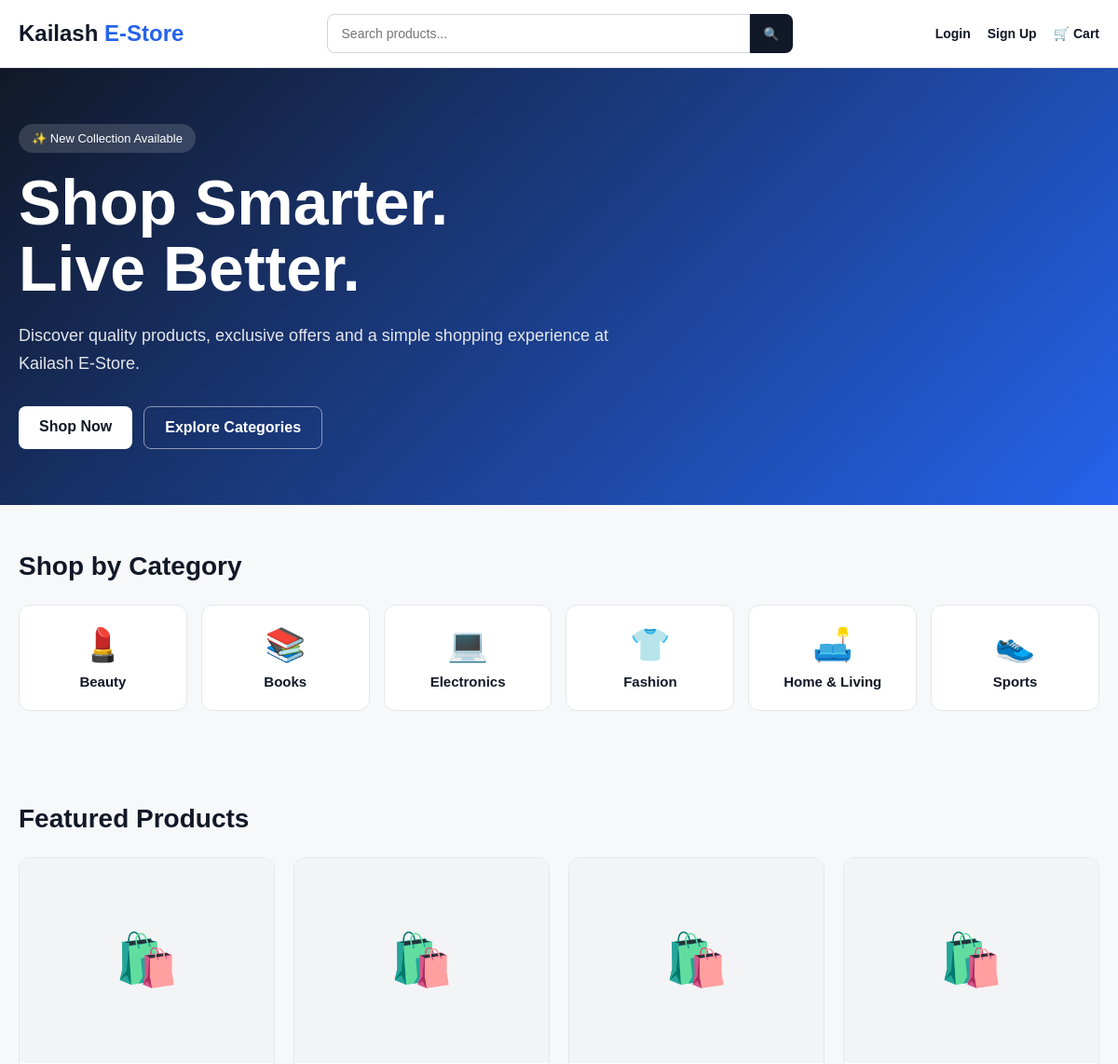
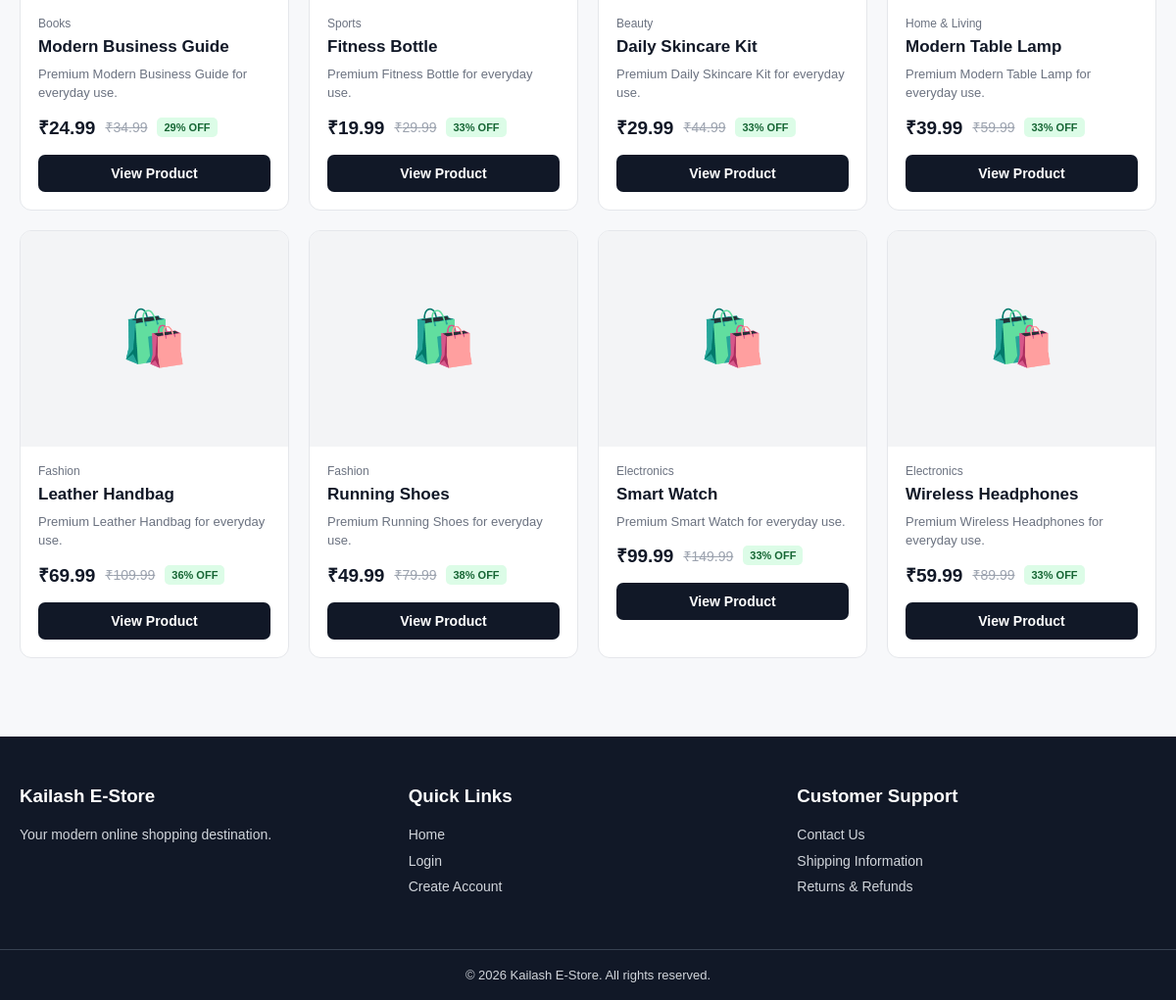
The page / on the database its author committed (2 pictures, top to bottom).
### shop/models.py (models this page shows, shortened)
class Category(models.Model):
    name = models.CharField(max_length=120, unique=True)
    slug = models.SlugField(unique=True)
    icon = models.CharField(max_length=20, default="🛍️")
    active = models.BooleanField(default=True)
    class Meta:
        verbose_name_plural = "Categories"
        ordering = ["name"]

class Product(models.Model):
    category = models.ForeignKey(
        Category,
        on_delete=models.CASCADE,
        related_name="products"
    )
    name = models.CharField(max_length=200)
    slug = models.SlugField(unique=True)
    short_description = models.CharField(
        max_length=255,
        blank=True
    )
    description = models.TextField(blank=True)
    image = models.ImageField(
        upload_to="products/",
        blank=True,
        null=True
    )
    price = models.DecimalField(
        max_digits=10,
        decimal_places=2
    )
    compare_at_price = models.DecimalField(
        max_digits=10,
        decimal_places=2,
        blank=True,
        null=True
    )
    rating = models.DecimalField(
        max_digits=2,
        decimal_places=1,
        default=4.5
    )
    review_count = models.PositiveIntegerField(
        default=0
    )
    stock = models.PositiveIntegerField(
        default=10
    )
    featured = models.BooleanField(
        default=True
    )
    active = models.BooleanField(
        default=True
    )
    created_at = models.DateTimeField(
        auto_now_add=True
    )
    class Meta:
        ordering = ["-created_at"]
    def get_absolute_url(self):
        return reverse(
            "shop:product_detail",
            kwargs={"slug": self.slug}
        )
    @property
    def discount_percent(self):
        if (
            self.compare_at_price
            and self.compare_at_price > self.price
        ):
            return round(
                (1 - self.price / self.compare_at_price) * 100
            )
        return 0

### shop/views.py (the view)
def home(request):
    categories = Category.objects.filter(active=True)
    products = Product.objects.filter(
        active=True,
        featured=True
    ).select_related("category")
    query = request.GET.get("q", "").strip()
    category_slug = request.GET.get("category", "").strip()
    if query:
        products = products.filter(name__icontains=query)
    if category_slug:
        products = products.filter(
            category__slug=category_slug
        )
    return render(
        request,
        "home.html",
        {
            "categories": categories,
            "products": products,
            "cart_count": cart_count(request),
        },
    )

### shop/views.py (called while the page is built)
def get_cart(request):
    return request.session.get("cart", {})

def cart_count(request):
    cart = get_cart(request)
    return sum(int(quantity) for quantity in cart.values())

### templates/home.html (shortened to what this page needs)
{% load static %}
<!DOCTYPE html>
<html lang="en">
<head>
</head>
<body>
<header class="header">
    <div class="header-inner">
        <a
            href="/"
            class="logo"
        >
            Kailash <span>E-Store</span>
        </a>
        <div class="search">
            <form method="get">
                <input
                    type="search"
                    name="q"
                    placeholder="Search products..."
                    value="{{ request.GET.q }}"
                >
                <button type="submit">
                    🔍
                </button>
            </form>
        </div>
        <nav class="nav">
            {% if user.is_authenticated %}
                <a href="/dashboard/">
                    Account
                </a>
                <a href="/accounts/logout/">
                    Logout
                </a>
            {% else %}
                <a href="/accounts/login/">
                    Login
                </a>
                <a href="/accounts/signup/">
                    Sign Up
                </a>
            {% endif %}
            <a
                href="/cart/"
                class="cart"
            >
                🛒 Cart
            </a>
        </nav>
    </div>
</header>
<section class="hero">
    <div class="hero-inner">
        <div class="hero-content">
            <span class="hero-badge">
                ✨ New Collection Available
            </span>
            <h1>
                Shop Smarter.<br>
                Live Better.
            </h1>
            <p>
                Discover quality products, exclusive
                offers and a simple shopping experience
                at Kailash E-Store.
            </p>
            <div class="hero-buttons">
                <a
                    href="#products"
                    class="btn btn-primary"
                >
                    Shop Now
                </a>
                <a
                    href="#categories"
                    class="btn btn-secondary"
                >
                    Explore Categories
                </a>
            </div>
        </div>
    </div>
</section>
<section
    class="container"
    id="categories"
>
    <div class="section-heading">
        <h2>
            Shop by Category
        </h2>
    </div>
    {% if categories %}
        <div class="categories">
            {% for category in categories %}
                <a
                    href="?category={{ category.slug }}"
                    class="category"
                >
                    <div class="category-icon">
                        {{ category.icon }}
                    </div>
                    <h3>
                        {{ category.name }}
                    </h3>
                </a>
            {% endfor %}
        </div>
    {% endif %}
</section>
<section
    class="container"
    id="products"
>
    <div class="section-heading">
        <h2>
            Featured Products
        </h2>
    </div>
    {% if products %}
        <div class="products">
            {% for product in products %}
                <article class="product-card">
                    <div class="product-image">
                        {% if product.image %}
                            <img
                                src="{{ product.image.url }}"
                                alt="{{ product.name }}"
                            >
                        {% else %}
                            <div class="product-placeholder">
                                🛍️
                            </div>
                        {% endif %}
                    </div>
                    <div class="product-info">
                        <div class="product-category">
                            {{ product.category.name }}
                        </div>
                        <div class="product-name">
                            {{ product.name }}
                        </div>
                        {% if product.short_description %}
                            <div class="product-description">
                                {{ product.short_description }}
                            </div>
                        {% endif %}
                        <div class="product-price">
                            <span class="price">
                                ₹{{ product.price }}
                            </span>
                            {% if product.compare_at_price %}
                                <span class="old-price">
                                    ₹{{ product.compare_at_price }}
                                </span>
                            {% endif %}
                            {% if product.discount_percent %}
                                <span class="discount">
                                    {{ product.discount_percent }}% OFF
                                </span>
                            {% endif %}
                        </div>
                        <a
                            href="{{ product.get_absolute_url }}"
                            class="product-button"
                        >
                            View Product
                        </a>
                    </div>
                </article>
            {% endfor %}
        </div>
    {% endif %}
</section>
<footer>
    <div class="footer-inner">
        <div class="footer-column">
            <h3>
                Kailash E-Store
            </h3>
            <p>
                Your modern online shopping
                destination.
            </p>
        </div>
        <div class="footer-column">
            <h3>
                Quick Links
            </h3>
            <p>
                <a href="/">
                    Home
                </a>
            </p>
            <p>
                <a href="/accounts/login/">
                    Login
                </a>
            </p>
            <p>
                <a href="/accounts/signup/">
                    Create Account
                </a>
            </p>
        </div>
        <div class="footer-column">
            <h3>
                Customer Support
            </h3>
            <p>
                Contact Us
            </p>
            <p>
                Shipping Information
            </p>
            <p>
                Returns & Refunds
            </p>
        </div>
    </div>
    <div class="copyright">
        © 2026 Kailash E-Store.
        All rights reserved.
    </div>
</footer>
</body>
</html>

### templates/home.html (style rules this page uses)
* { box-sizing: border-box; margin: 0; padding: 0; }
body { font-family: Arial, Helvetica, sans-serif; background: #f7f8fa; color: #111827; }
a { text-decoration: none; color: inherit; }
.header { background: #ffffff; border-bottom: 1px solid #e5e7eb; position: sticky; top: 0; z-index: 100; }
.header-inner { max-width: 1200px; margin: auto; min-height: 72px; display: flex; align-items: center; justify-content: space-between; gap: 25px; padding: 12px 20px; }
.logo { font-size: 24px; font-weight: 800; color: #111827; white-space: nowrap; }
.logo span { color: #2563eb; }
.search { flex: 1; max-width: 500px; }
.search form { display: flex; }
.search input { width: 100%; height: 42px; padding: 0 15px; border: 1px solid #d1d5db; border-radius: 8px 0 0 8px; outline: none; font-size: 14px; }
.search button { width: 50px; border: none; border-radius: 0 8px 8px 0; background: #111827; color: white; cursor: pointer; }
.nav { display: flex; align-items: center; gap: 18px; font-size: 14px; font-weight: 600; }
.cart { position: relative; }
.hero { background: linear-gradient( 135deg, #111827, #2563eb ); color: white; }
.hero-inner { max-width: 1200px; margin: auto; min-height: 400px; display: flex; align-items: center; padding: 60px 20px; }
.hero-content { max-width: 650px; }
.hero-badge { display: inline-block; padding: 8px 14px; background: rgba(255,255,255,.15); border-radius: 30px; font-size: 13px; margin-bottom: 18px; }
.hero h1 { font-size: clamp(38px, 6vw, 68px); line-height: 1.05; margin-bottom: 20px; }
.hero p { font-size: 18px; line-height: 1.7; color: #e5e7eb; margin-bottom: 30px; }
.hero-buttons { display: flex; gap: 12px; flex-wrap: wrap; }
.btn { display: inline-block; padding: 13px 22px; border-radius: 8px; font-weight: 700; }
.btn-primary { background: white; color: #111827; }
.btn-secondary { border: 1px solid rgba(255,255,255,.5); color: white; }
.container { max-width: 1200px; margin: auto; padding: 50px 20px; }
.section-heading { display: flex; align-items: center; justify-content: space-between; margin-bottom: 25px; }
.section-heading h2 { font-size: 28px; }
.categories { display: grid; grid-template-columns: repeat( auto-fit, minmax(140px, 1fr) ); gap: 15px; }
.category { background: white; border: 1px solid #e5e7eb; border-radius: 12px; padding: 22px; text-align: center; transition: .2s; }
.category-icon { font-size: 35px; margin-bottom: 10px; }
.category h3 { font-size: 15px; }
.products { display: grid; grid-template-columns: repeat( auto-fit, minmax(220px, 1fr) ); gap: 20px; }
.product-card { background: white; border: 1px solid #e5e7eb; border-radius: 12px; overflow: hidden; transition: .2s; }
.product-image { height: 220px; background: #f3f4f6; display: flex; align-items: center; justify-content: center; overflow: hidden; }
.product-placeholder { font-size: 55px; }
.product-info { padding: 18px; }
.product-category { font-size: 12px; color: #6b7280; margin-bottom: 7px; }
.product-name { font-size: 17px; font-weight: 700; margin-bottom: 8px; }
.product-description { color: #6b7280; font-size: 13px; line-height: 1.5; margin-bottom: 12px; }
.product-price { display: flex; align-items: center; gap: 10px; margin-bottom: 15px; }
.price { font-size: 19px; font-weight: 800; }
.old-price { color: #9ca3af; text-decoration: line-through; font-size: 14px; }
.discount { background: #dcfce7; color: #166534; padding: 4px 7px; border-radius: 5px; font-size: 11px; font-weight: 700; }
.product-button { display: block; text-align: center; background: #111827; color: white; padding: 11px; border-radius: 7px; font-size: 14px; font-weight: 700; }
footer { background: #111827; color: #d1d5db; margin-top: 30px; }
.footer-inner { max-width: 1200px; margin: auto; padding: 50px 20px; display: grid; grid-template-columns: repeat( auto-fit, minmax(200px, 1fr) ); gap: 30px; }
.footer-column h3 { color: white; margin-bottom: 15px; }
.footer-column p, .footer-column a { font-size: 14px; line-height: 1.9; }
.copyright { text-align: center; border-top: 1px solid #374151; padding: 18px; font-size: 13px; }

### rows shown on the page
Category: icon "💄", name "Beauty"
Category: icon "📚", name "Books"
Category: icon "💻", name "Electronics"
Category: icon "👕", name "Fashion"
Category: icon "🛋️", name "Home & Living"
Category: icon "👟", name "Sports"
Product: category.name "Books", name "Modern Business Guide", short_description "Premium Modern Business Guide for everyday use.", price "24.99", compare_at_price "34.99", discount_percent "29"
Product: category.name "Sports", name "Fitness Bottle", short_description "Premium Fitness Bottle for everyday use.", price "19.99", compare_at_price "29.99", discount_percent "33"
Product: category.name "Beauty", name "Daily Skincare Kit", short_description "Premium Daily Skincare Kit for everyday use.", price "29.99", compare_at_price "44.99", discount_percent "33"
Product: category.name "Home & Living", name "Modern Table Lamp", short_description "Premium Modern Table Lamp for everyday use.", price "39.99", compare_at_price "59.99", discount_percent "33"
Product: category.name "Fashion", name "Leather Handbag", short_description "Premium Leather Handbag for everyday use.", price "69.99", compare_at_price "109.99", discount_percent "36"
Product: category.name "Fashion", name "Running Shoes", short_description "Premium Running Shoes for everyday use.", price "49.99", compare_at_price "79.99", discount_percent "38"
Product: category.name "Electronics", name "Smart Watch", short_description "Premium Smart Watch for everyday use.", price "99.99", compare_at_price "149.99", discount_percent "33"
Product: category.name "Electronics", name "Wireless Headphones", short_description "Premium Wireless Headphones for everyday use.", price "59.99", compare_at_price "89.99", discount_percent "33"
